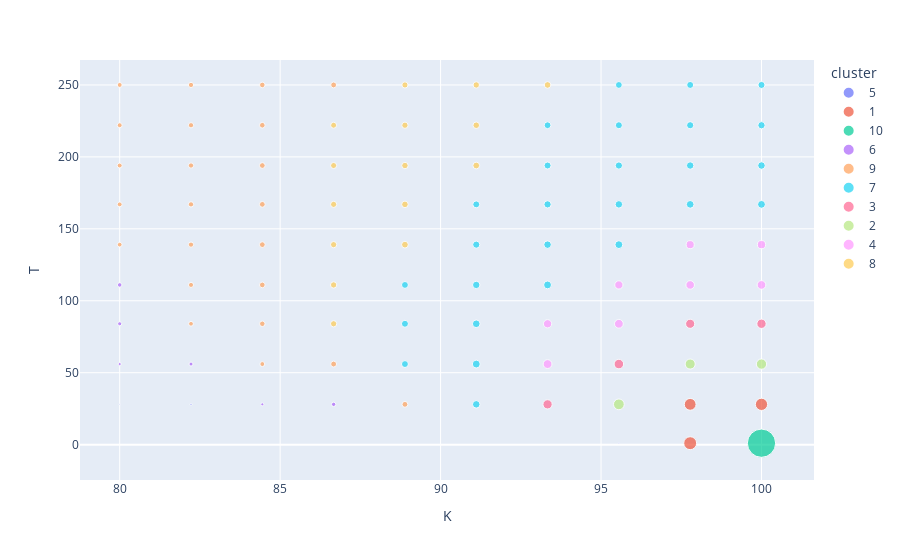

The cell this chart's notebook holds for it:
### Code cell
px.scatter(data_frame=market_data_df, x='K', y='T', color='cluster', size='gamma')

### Figure 1 — Plotly figure (JSON) as saved in the notebook; plotly's stock layout.template omitted (floating-point values rounded to 4 significant figures)
{"data": [{"hovertemplate": "cluster=5<br>K=%{x}<br>T=%{y}<br>gamma=%{marker.size}<extra></extra>", "legendgroup": "5", "marker": {"color": "#636efa", "size": [2.6e-53, 1.029e-42, 3.108e-33, 6.548e-25, 8.806e-18, 6.939e-12, 2.96e-07, 0.0006382, 0.0006534, 0.001607], "sizemode": "area", "sizeref": 0.0007884, "symbol": "circle"}, "mode": "markers", "name": "5", "orientation": "v", "showlegend": true, "type": "scatter", "x": [80, 82.22, 84.44, 86.67, 88.89, 91.11, 93.33, 95.56, 80, 82.22], "xaxis": "x", "y": [1, 1, 1, 1, 1, 1, 1, 1, 28, 28], "yaxis": "y"}, {"hovertemplate": "cluster=1<br>K=%{x}<br>T=%{y}<br>gamma=%{marker.size}<extra></extra>", "legendgroup": "1", "marker": {"color": "#EF553B", "size": [0.06595, 0.05507, 0.05953], "sizemode": "area", "sizeref": 0.0007884, "symbol": "circle"}, "mode": "markers", "name": "1", "orientation": "v", "showlegend": true, "type": "scatter", "x": [97.78, 97.78, 100], "xaxis": "x", "y": [1, 28, 28], "yaxis": "y"}, {"hovertemplate": "cluster=10<br>K=%{x}<br>T=%{y}<br>gamma=%{marker.size}<extra></extra>", "legendgroup": "10", "marker": {"color": "#00cc96", "size": [0.3154], "sizemode": "area", "sizeref": 0.0007884, "symbol": "circle"}, "mode": "markers", "name": "10", "orientation": "v", "showlegend": true, "type": "scatter", "x": [100], "xaxis": "x", "y": [1], "yaxis": "y"}, {"hovertemplate": "cluster=6<br>K=%{x}<br>T=%{y}<br>gamma=%{marker.size}<extra></extra>", "legendgroup": "6", "marker": {"color": "#ab63fa", "size": [0.003604, 0.007344, 0.003911, 0.006227, 0.006502, 0.007989], "sizemode": "area", "sizeref": 0.0007884, "symbol": "circle"}, "mode": "markers", "name": "6", "orientation": "v", "showlegend": true, "type": "scatter", "x": [84.44, 86.67, 80, 82.22, 80, 80], "xaxis": "x", "y": [28, 28, 56, 56, 84, 111], "yaxis": "y"}, {"hovertemplate": "cluster=9<br>K=%{x}<br>T=%{y}<br>gamma=%{marker.size}<extra></extra>", "legendgroup": "9", "marker": {"color": "#FFA15A", "size": [0.01355, 0.00946, 0.01369, 0.008954, 0.01195, 0.01025, 0.01284, 0.008859, 0.01088, 0.0131, 0.009324, 0.01112, 0.01304, 0.009546, 0.01115, 0.01285, 0.009632, 0.01108, 0.01258, 0.009628, 0.01094, 0.01229, 0.01365], "sizemode": "area", "sizeref": 0.0007884, "symbol": "circle"}, "mode": "markers", "name": "9", "orientation": "v", "showlegend": true, "type": "scatter", "x": [88.89, 84.44, 86.67, 82.22, 84.44, 82.22, 84.44, 80, 82.22, 84.44, 80, 82.22, 84.44, 80, 82.22, 84.44, 80, 82.22, 84.44, 80, 82.22, 84.44, 86.67], "xaxis": "x", "y": [28, 56, 56, 84, 84, 111, 111, 139, 139, 139, 167, 167, 167, 194, 194, 194, 222, 222, 222, 250, 250, 250, 250], "yaxis": "y"}, {"hovertemplate": "cluster=7<br>K=%{x}<br>T=%{y}<br>gamma=%{marker.size}<extra></extra>", "legendgroup": "7", "marker": {"color": "#19d3f3", "size": [0.02257, 0.01886, 0.02467, 0.01928, 0.02326, 0.0187, 0.0217, 0.0245, 0.02024, 0.02242, 0.02428, 0.019, 0.02077, 0.02229, 0.02347, 0.02423, 0.01947, 0.02076, 0.02177, 0.02245, 0.01834, 0.01946, 0.02035, 0.02096, 0.01837, 0.01917, 0.01973], "sizemode": "area", "sizeref": 0.0007884, "symbol": "circle"}, "mode": "markers", "name": "7", "orientation": "v", "showlegend": true, "type": "scatter", "x": [91.11, 88.89, 91.11, 88.89, 91.11, 88.89, 91.11, 93.33, 91.11, 93.33, 95.56, 91.11, 93.33, 95.56, 97.78, 100, 93.33, 95.56, 97.78, 100, 93.33, 95.56, 97.78, 100, 95.56, 97.78, 100], "xaxis": "x", "y": [28, 56, 56, 84, 84, 111, 111, 111, 139, 139, 139, 167, 167, 167, 167, 167, 194, 194, 194, 194, 222, 222, 222, 222, 250, 250, 250], "yaxis": "y"}, {"hovertemplate": "cluster=3<br>K=%{x}<br>T=%{y}<br>gamma=%{marker.size}<extra></extra>", "legendgroup": "3", "marker": {"color": "#FF6692", "size": [0.03386, 0.03596, 0.03291, 0.03429], "sizemode": "area", "sizeref": 0.0007884, "symbol": "circle"}, "mode": "markers", "name": "3", "orientation": "v", "showlegend": true, "type": "scatter", "x": [93.33, 95.56, 97.78, 100], "xaxis": "x", "y": [28, 56, 84, 84], "yaxis": "y"}, {"hovertemplate": "cluster=2<br>K=%{x}<br>T=%{y}<br>gamma=%{marker.size}<extra></extra>", "legendgroup": "2", "marker": {"color": "#B6E880", "size": [0.04561, 0.03998, 0.04204], "sizemode": "area", "sizeref": 0.0007884, "symbol": "circle"}, "mode": "markers", "name": "2", "orientation": "v", "showlegend": true, "type": "scatter", "x": [95.56, 97.78, 100], "xaxis": "x", "y": [28, 56, 56], "yaxis": "y"}, {"hovertemplate": "cluster=4<br>K=%{x}<br>T=%{y}<br>gamma=%{marker.size}<extra></extra>", "legendgroup": "4", "marker": {"color": "#FF97FF", "size": [0.0306, 0.02709, 0.03042, 0.0269, 0.02872, 0.02979, 0.0257, 0.02659], "sizemode": "area", "sizeref": 0.0007884, "symbol": "circle"}, "mode": "markers", "name": "4", "orientation": "v", "showlegend": true, "type": "scatter", "x": [93.33, 93.33, 95.56, 95.56, 97.78, 100, 97.78, 100], "xaxis": "x", "y": [56, 84, 84, 111, 111, 111, 139, 139], "yaxis": "y"}, {"hovertemplate": "cluster=8<br>K=%{x}<br>T=%{y}<br>gamma=%{marker.size}<extra></extra>", "legendgroup": "8", "marker": {"color": "#FECB52", "size": [0.01544, 0.0157, 0.01546, 0.01788, 0.01504, 0.01706, 0.01459, 0.01631, 0.01796, 0.01411, 0.01561, 0.01704, 0.01498, 0.01624, 0.01738], "sizemode": "area", "sizeref": 0.0007884, "symbol": "circle"}, "mode": "markers", "name": "8", "orientation": "v", "showlegend": true, "type": "scatter", "x": [86.67, 86.67, 86.67, 88.89, 86.67, 88.89, 86.67, 88.89, 91.11, 86.67, 88.89, 91.11, 88.89, 91.11, 93.33], "xaxis": "x", "y": [84, 111, 139, 139, 167, 167, 194, 194, 194, 222, 222, 222, 250, 250, 250], "yaxis": "y"}], "layout": {"legend": {"itemsizing": "constant", "title": {"text": "cluster"}, "tracegroupgap": 0}, "margin": {"t": 60}, "xaxis": {"anchor": "y", "domain": [0, 1], "title": {"text": "K"}}, "yaxis": {"anchor": "x", "domain": [0, 1], "title": {"text": "T"}}}}
